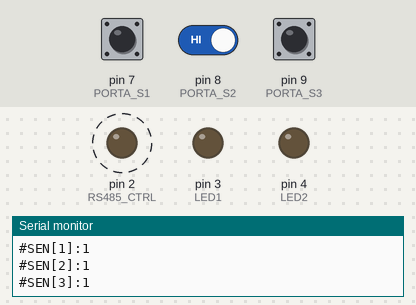
Bench run of a program on a simulated Arduino Nano, built with avr-gcc and run on an emulated ATmega328P. Shown: output pins drawn as LEDs (lit = HIGH), the last lines printed to the serial monitor. Dashed ring = blinking. Inputs (shaded band) come from the test bench; at power-on: pin 7 (PORTA_S1) HIGH, pin 9 (PORTA_S3) HIGH, pin 8 (PORTA_S2) HIGH.

Above: at 1.8 s.
1.9 s: pin 7 (PORTA_S1) pulled LOW for 0.6 s
At 2.9 s:
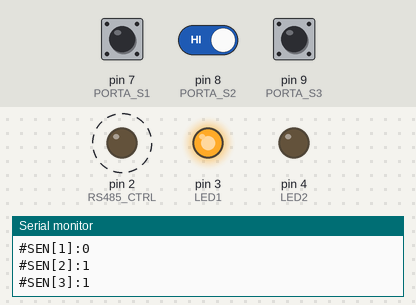
5.6 s: pin 9 (PORTA_S3) pulled LOW for 1 s
At 6.6 s:
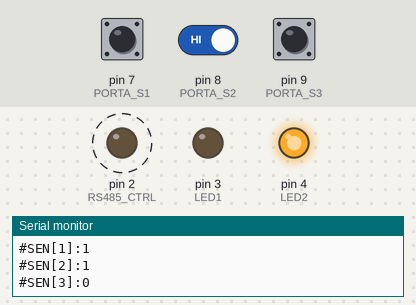
9.1 s: pin 9 (PORTA_S3) pulled LOW for 3.2 s
At 13.3 s:
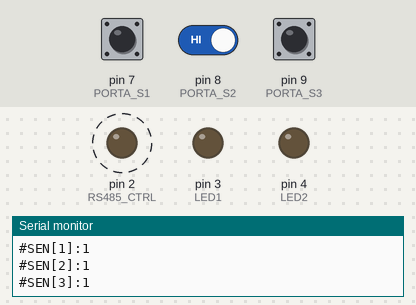
13.8 s: pin 7 (PORTA_S1) pulled LOW for 3.2 s
At 15.4 s:
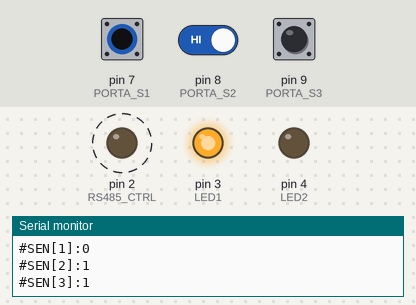
18.5 s: pin 7 (PORTA_S1) driven LOW and pin 8 (PORTA_S2) driven LOW and pin 9 (PORTA_S3) driven LOW
At 19.6 s:
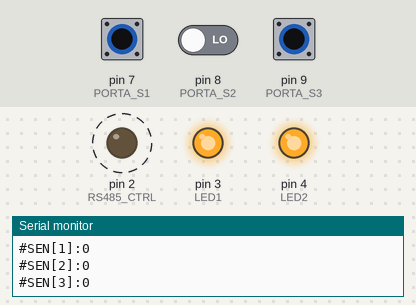
Timing chart, 0 to 23.0 s (numbered marks = the images above; inputs shaded):
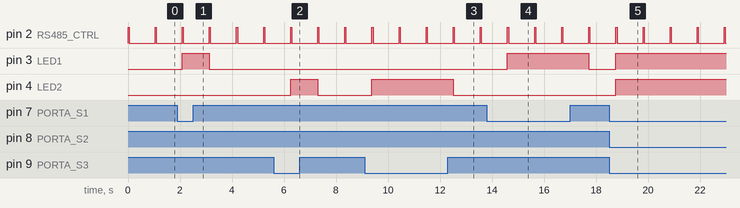

The program:

main.cpp
```cpp
#include <Arduino.h>
#include <SoftwareSerial.h>

// ==== Configuração de Pinos ====
#define RS485_TX 10  // D10 → DI do módulo RS485
#define RS485_RX 11  // D11 → RO do módulo RS485
#define RS485_CTRL 2 // D2  → DE + RE juntos

SoftwareSerial rs485Serial(RS485_RX, RS485_TX); // RX, TX

String dados;

// Sensores
#define PORTA_S1 7 // SEN[1]
#define PORTA_S2 8 // SEN[2]
#define PORTA_S3 9 // SEN[3]

// Códigos dos sensores
#define CODIFDO_SENSOR_1 "#SEN[1]:"
#define CODIFDO_SENSOR_2 "#SEN[2]:"
#define CODIFDO_SENSOR_3 "#SEN[3]:"

String S1 = "0";
String S2 = "0";
String S3 = "0";

// LEDs (pinos diferentes dos sensores para evitar conflito)
#define LED1 3
#define LED2 4

unsigned long millisInicial;
unsigned long millisAxiliar = 0;
int tempoInit = 1000; // intervalo para imprimir "."

bool conectado = false;

void EnvioDeDados();
void ControleDeLed(int pinSensor,int pinLed);

void setup()
{
  pinMode(RS485_CTRL, OUTPUT);
  digitalWrite(RS485_CTRL, HIGH); // Modo recepção

  pinMode(PORTA_S1, INPUT_PULLUP);
  pinMode(PORTA_S2, INPUT_PULLUP);
  pinMode(PORTA_S3, INPUT_PULLUP);

  pinMode(LED1, OUTPUT);
  pinMode(LED2, OUTPUT);

  digitalWrite(LED1,LOW);
  digitalWrite(LED1,HIGH);

  Serial.begin(9600);      // Serial para debug
  rs485Serial.begin(9600); // RS485 mesma taxa

  Serial.println("Arduino Nano pronto para envio");

  millisInicial = millis(); // inicializa após setup
  // Init();
}

void loop()
{
  ControleDeLed(PORTA_S1,LED1);
  ControleDeLed(PORTA_S3,LED2);
  EnvioDeDados();
  delay(1000); // intervalo entre envios
}

void EnvioDeDados()
{
  digitalWrite(RS485_CTRL, HIGH); // Modo transmissão
  delay(5);                       // tempo para estabilizar

  int stadoSensor1 = digitalRead(PORTA_S1);
  int stadoSensor2 = digitalRead(PORTA_S2);
  int stadoSensor3 = digitalRead(PORTA_S3);

  String dado_sensor1 = CODIFDO_SENSOR_1 + String(stadoSensor1);
  String dado_sensor2 = CODIFDO_SENSOR_2 + String(stadoSensor2);
  String dado_sensor3 = CODIFDO_SENSOR_3 + String(stadoSensor3);

  String dadosParaEnvio = dado_sensor1 + "\n" +
                          dado_sensor2 + "\n" +
                          dado_sensor3 + "\n";

  rs485Serial.print(dadosParaEnvio);
  Serial.println(dadosParaEnvio);

  delay(5);                      // tempo para garantir envio
  digitalWrite(RS485_CTRL, LOW); // Modo recepção
}
void ControleDeLed(int pinSensor,int pinLed){
  int stadoSenso = digitalRead(pinSensor);
  // Serial.print(pinSensor);

  if(!stadoSenso){
    digitalWrite(pinLed,HIGH);
  }else{
    digitalWrite(pinLed,LOW);
  }
}
```

Measured:
- after the input at 1.9 s, pin 3 (LED1): LOW → HIGH after 0.19 s, → LOW 1.0 s later
- after the input at 5.6 s, pin 4 (LED2): LOW → HIGH after 0.66 s, → LOW 1.0 s later
- after the input at 9.1 s, pin 4 (LED2): LOW → HIGH after 0.28 s, → LOW 3.1 s later
- after the input at 13.8 s, pin 3 (LED1): LOW → HIGH after 0.80 s, → LOW 3.1 s later
- after the input at 18.5 s, pin 3 (LED1), pin 4 (LED2): LOW → HIGH after 0.27 s
- by itself, pin 2 (RS485_CTRL): alternates HIGH for 0.04 s and LOW for 1.0 s
